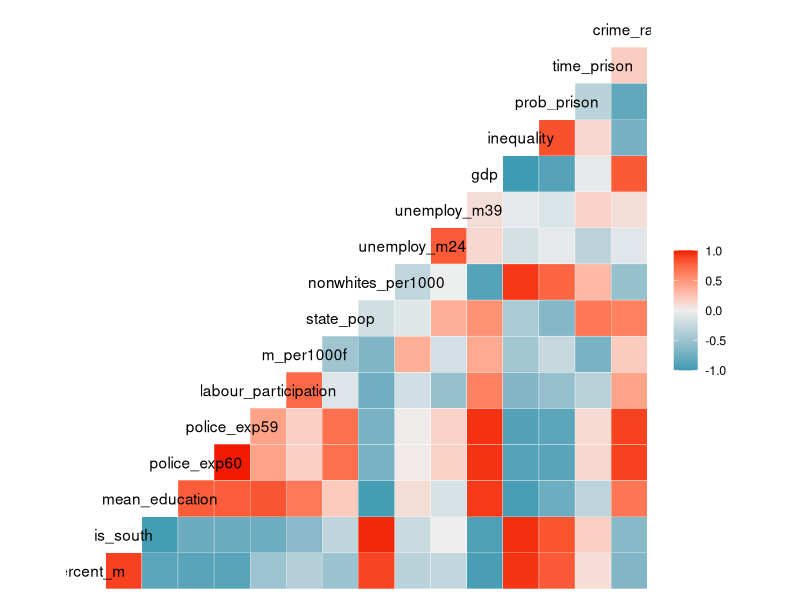
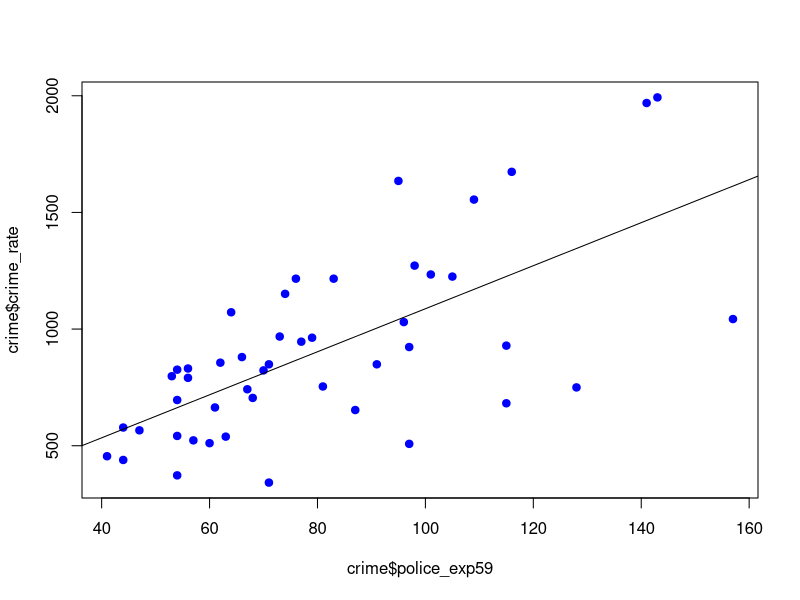
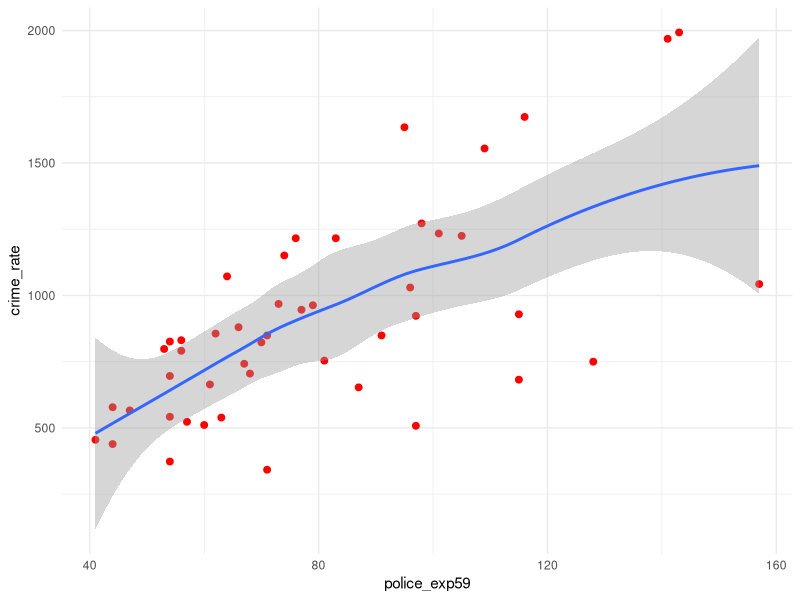

Generate these figures, in order, with R:
## ---- chunk 1
# Data Exploration
crime <- read.csv("crime.csv")
head(crime)
tail(crime)
str(crime)
## ---- chunk 2
View(crime)
## ---- chunk 3
GGally::ggcorr(cor(crime))
df <- data.frame(cor(crime))
View(df)
## ---- chunk 4
model_crime <- lm(formula=crime_rate ~ police_exp59,
             data=crime)
coef(model_crime)
summary(model_crime)
## ---- chunk 5
pred_df <- data.frame(police_exp59=c(120,58,105))
predict(model_crime, pred_df)
## ---- chunk 6
9.222031*120+165.164241
## ---- chunk 7
plot(x=crime$police_exp59, y=crime$crime_rate,
     pch=19, col='blue')
abline(165.164241, 9.222031)
## ---- chunk 8
require(ggplot2)
ggplot(data=crime, 
                aes(x=police_exp59,
                    y=crime_rate))+
  geom_point(color='red', size=2)+
  geom_smooth(method='loess', formula='y~x')+
  theme_minimal()
